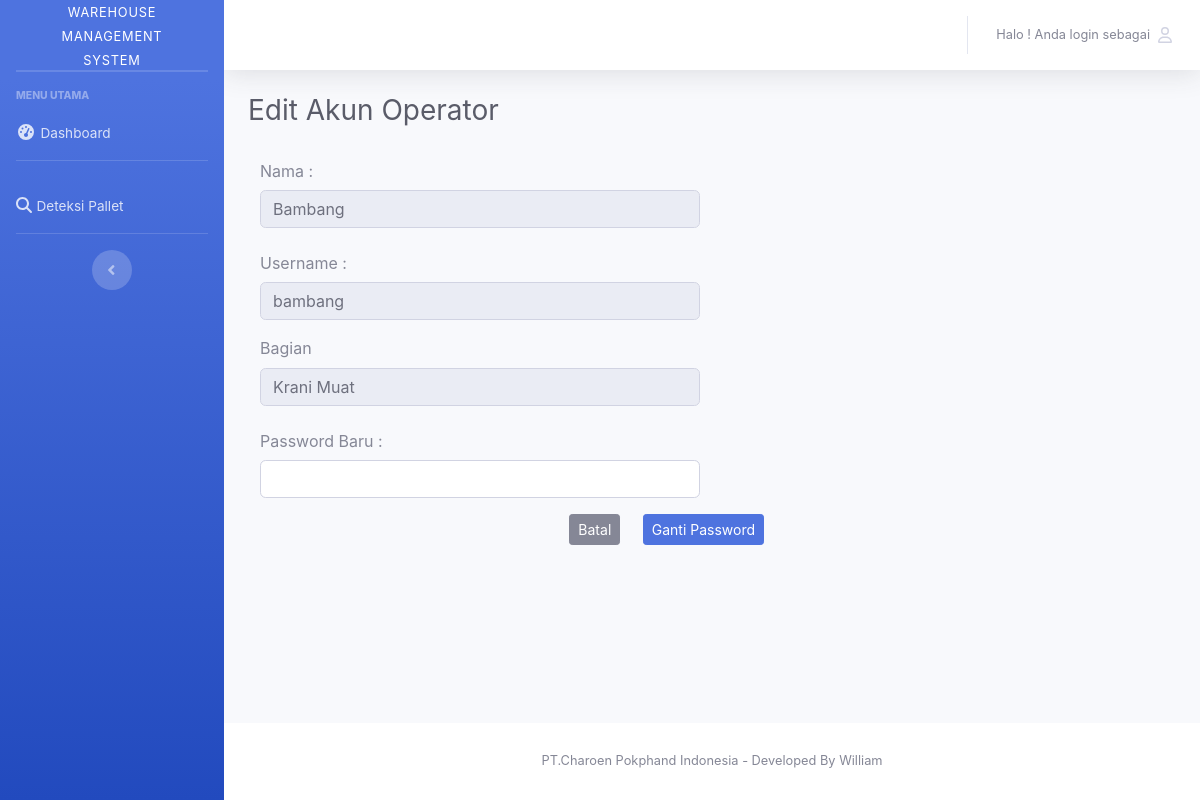
Page /auth/gantipasswordoperator/25 on the committed database.
### tables this page shows
CREATE TABLE `user` (
  `id_user` int(11) NOT NULL AUTO_INCREMENT,
  `nama` varchar(256) NOT NULL,
  `username` varchar(256) NOT NULL,
  `role` enum('Admin','Operator Packing','Krani Muat','Lab') NOT NULL,
  `password` varchar(256) NOT NULL,
  PRIMARY KEY (`id_user`),
  KEY `role` (`role`)
);

### application/controllers/auth.php (called while the page is built, shortened)
<?php
class auth extends CI_Controller
{
    public function __construct()
    {
        $this->load->library('form_validation');
        $this->load->model('M_auth');
        $this->load->library('session');
        $this->load->helper('url');
    }
    public function gantipasswordoperator($id_user)
    {
        $data['user'] = $this->M_auth->ambildataoperator($id_user);
        $this->form_validation->set_rules('password', 'Password', 'required|trim');
        if ($this->form_validation->run() == FALSE) {
            $judul['page_title'] = 'Edit akun Operator';
            $this->load->view('templates/header', $judul);
            $this->load->view('V_gantipassword_operator', $data);
            $this->load->view('templates/footer');
        } else {
            $this->M_auth->gantipasswordoperator();
            $this->session->set_flashdata('message_berhasil_gantipass', '<div class="alert alert-success" role="alert">
                </div>');
            redirect('auth/kelolaakun');
        }
    }
}

### index.php (called while the page is built, shortened)
<?php
require_once BASEPATH.'core/CodeIgniter.php';

### application/models/M_auth.php (called while the page is built, shortened)
<?php
class M_auth extends CI_Model
{
    public function ambildataoperator($id_user)
    {
        return $this->db->get_where('user', ['id_user' => $id_user])->row_array();
    }
}

### application/views/V_gantipassword_operator.php (the view, shortened to what this page needs)
<div class="container-fluid">
    <div class="d-sm-flex align-items-center justify-content-between mb-4">
        <h1 class="h3 mb-0 text-gray-800">Edit Akun Operator</h1>
    </div>
    <div class="">
        <form method="POST" action="">
            <div class="form-group col-md-6">
                <label for="recipient-name" class="col-form-label">Nama :</label>
                <input type="text" class="form-control" id="nama" name="nama" autocomplete="off" readonly value="<?= $user['nama']; ?>">
            </div>
            <div class="form-group col-md-6">
                <label for="message-text" class="col-form-label">Username :</label>
                <input type="text" class="form-control" id="username" name="username" readonly required autocomplete="off" value="<?= $user['username']; ?>"></input>
            </div>
            <div class="form-group col-md-6">
                <label for="inputState">Bagian</label>
                <input type="text" class="form-control" id="role" name="role" readonly required autocomplete="off" value="<?= $user['role']; ?>"></input>
            </div>
            <div class="form-group col-md-6">
                <label for="message-text" class="col-form-label">Password Baru :</label>
                <input type="password" class="form-control" id="password" name="password" required></input>
            </div>
            <div class="form-group col-md-8 float-right">
                <a type="button" class="btn btn-sm btn-secondary" href="<?= base_url() ?>auth/kelolaakun">Batal</a>
                <button type="submit" class="btn btn-sm btn-primary">Ganti Password</button>
            </div>
        </form>
    </div>
</div>
</div>

### rows in the picture
user: nama "Bambang", username "bambang", role "Krani Muat"
